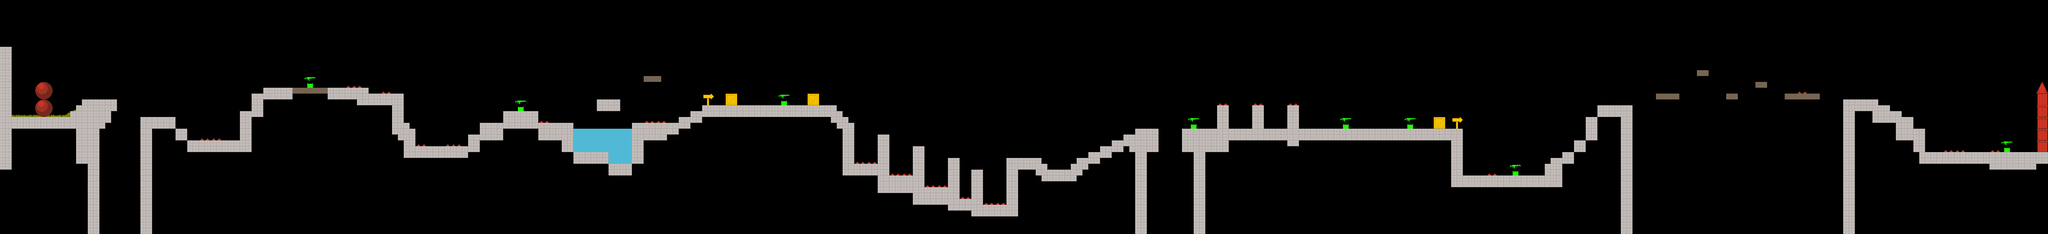

The image is a tile-based game level rendered from a .tmx file. Its description and source (layers, tilesets, objects; grid data summarised) follow:
An orthogonal 350x40 tile map with 16x16 px tiles, 3 tile layers (Ground 1, Char layer, Ground 2), 2 tilesets.

<map version="1.10" tiledversion="1.11.2" orientation="orthogonal" renderorder="right-down" width="350" height="40" tilewidth="16" tileheight="16" infinite="0" nextlayerid="4" nextobjectid="1">
 <tileset firstgid="1" source="../assets/Tiles-debug-LF.tsx" />
 <tileset firstgid="755" source="../assets/Tiles-LF.tsx" />
 <layer id="1" name="Ground 1" width="350" height="40">
  <data>[14000 cells, 1313 non-empty, 45 distinct tile ids]</data>
 </layer>
 <layer id="3" name="Char layer" width="350" height="40">
  <data>[14000 cells, 54 non-empty, 17 distinct tile ids]</data>
 </layer>
 <layer id="2" name="Ground 2" width="350" height="40" locked="1">
  <data>[14000 cells, 42 non-empty, 4 distinct tile ids]</data>
 </layer>
</map>
